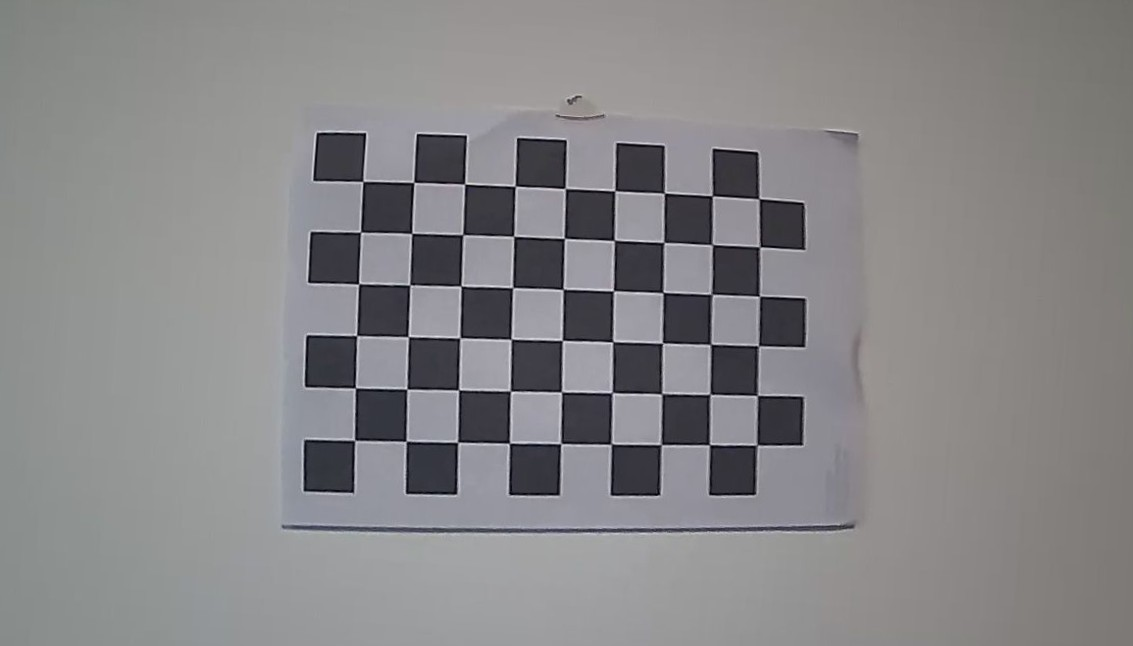
#> input picture data/intrinsic/cam1/img_001.jpg, 1133 x 646 px; its folder holds only this picture in this run
$ python 3_comparsion.py
#> lines starting #> are read from the running program, lines starting #| are printed output that depends on the picture
import os
import glob
import cv2
import numpy as np
import matplotlib.pyplot as plt

# Camera intrinsics for cam1
camera_matrix1 = np.array([
    [1635.2139320584938, 0.0, 491.70552818049805],
    [0.0, 1649.261285014665, 563.1537334218066],
    [0.0, 0.0, 1.0]
])
dist_coeffs1 = np.array([
    -0.7783523102247556,
    0.805830549333204,
    -0.0010772652725541043,
    -0.023382106177638144,
    5.428755128684437
])

# Camera intrinsics for cam2 (replace with your actual values)
camera_matrix2 = np.array([
    [1600.0, 0.0, 500.0],
    [0.0, 1600.0, 550.0],
    [0.0, 0.0, 1.0]
])
dist_coeffs2 = np.array([
    -0.7, 0.8, -0.001, -0.02, 5.4
])

# Directories
input_dir_cam1 = '/Users/judyhuang/Downloads/MultiSensor-Fusion-main/data/intrinsic/cam1'
input_dir_cam2 = '/Users/judyhuang/Downloads/MultiSensor-Fusion-main/data/intrinsic/cam2'
output_dir = '/Users/judyhuang/Downloads/MultiSensor-Fusion-main/data/intrinsic/comparisons_combined'
os.makedirs(output_dir, exist_ok=True)

# Get sorted image filenames for cam1
image_paths_cam1 = sorted(glob.glob(os.path.join(input_dir_cam1, '*.jpg')))
image_paths_cam2 = sorted(glob.glob(os.path.join(input_dir_cam2, '*.jpg')))

# Make sure both lists are aligned by index (assuming same names)
for i in range(len(image_paths_cam1)):
    image_path_cam1 = image_paths_cam1[i]
    filename_cam1 = os.path.basename(image_path_cam1)

    # Find corresponding cam2 image
    image_path_cam2 = os.path.join(input_dir_cam2, filename_cam1)
    if not os.path.exists(image_path_cam2):
        print(f"[WARNING] No matching cam2 image for: {filename_cam1}")
        continue

    # Load images
    img1 = cv2.imread(image_path_cam1)
#> img1 is the input picture: shape (646, 1133, 3); mean B, G, R 135.6, 134.1, 135.1
    img2 = cv2.imread(image_path_cam2)

    if img1 is None or img2 is None:
        print(f"[ERROR] Could not load image pair: {filename_cam1}")
        continue

    # Convert to RGB
    img1_rgb = cv2.cvtColor(img1, cv2.COLOR_BGR2RGB)
    img2_rgb = cv2.cvtColor(img2, cv2.COLOR_BGR2RGB)

    # Undistort cam1
    h1, w1 = img1.shape[:2]
    new_camera_matrix1, roi1 = cv2.getOptimalNewCameraMatrix(
        camera_matrix1, dist_coeffs1, (w1, h1), 1, (w1, h1)
    )
    undistorted1 = cv2.undistort(img1, camera_matrix1, dist_coeffs1, None, new_camera_matrix1)
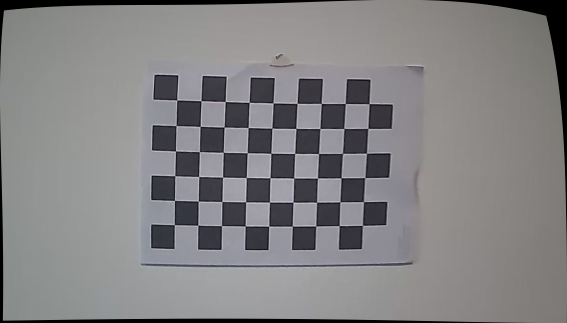
#> undistorted1: shape (646, 1133, 3) (shown at 1/2 size); mean B, G, R 131.1, 129.8, 130.9
    undistorted1_rgb = cv2.cvtColor(undistorted1, cv2.COLOR_BGR2RGB)

    # Undistort cam2
    h2, w2 = img2.shape[:2]
    new_camera_matrix2, roi2 = cv2.getOptimalNewCameraMatrix(
        camera_matrix2, dist_coeffs2, (w2, h2), 1, (w2, h2)
    )
    undistorted2 = cv2.undistort(img2, camera_matrix2, dist_coeffs2, None, new_camera_matrix2)
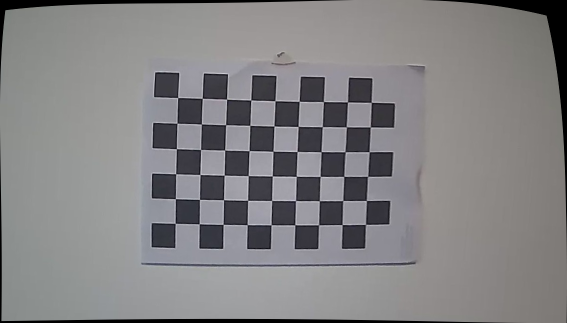
#> undistorted2: shape (646, 1133, 3) (shown at 1/2 size); mean B, G, R 131.7, 130.3, 131.4
    undistorted2_rgb = cv2.cvtColor(undistorted2, cv2.COLOR_BGR2RGB)

    # Plot 2x2 grid
    fig, axs = plt.subplots(2, 2, figsize=(14, 12))
    axs[0, 0].imshow(img1_rgb)
    axs[0, 0].set_title("Cam1 - Original")
    axs[0, 0].axis('off')

    axs[0, 1].imshow(undistorted1_rgb)
    axs[0, 1].set_title("Cam1 - Undistorted")
    axs[0, 1].axis('off')

    axs[1, 0].imshow(img2_rgb)
    axs[1, 0].set_title("Cam2 - Original")
    axs[1, 0].axis('off')

    axs[1, 1].imshow(undistorted2_rgb)
    axs[1, 1].set_title("Cam2 - Undistorted")
    axs[1, 1].axis('off')

    plt.tight_layout()

    # Save figure
    filename_no_ext = os.path.splitext(filename_cam1)[0]
    save_path = os.path.join(output_dir, f'{filename_no_ext}_comparison_combined.jpg')
    plt.savefig(save_path)
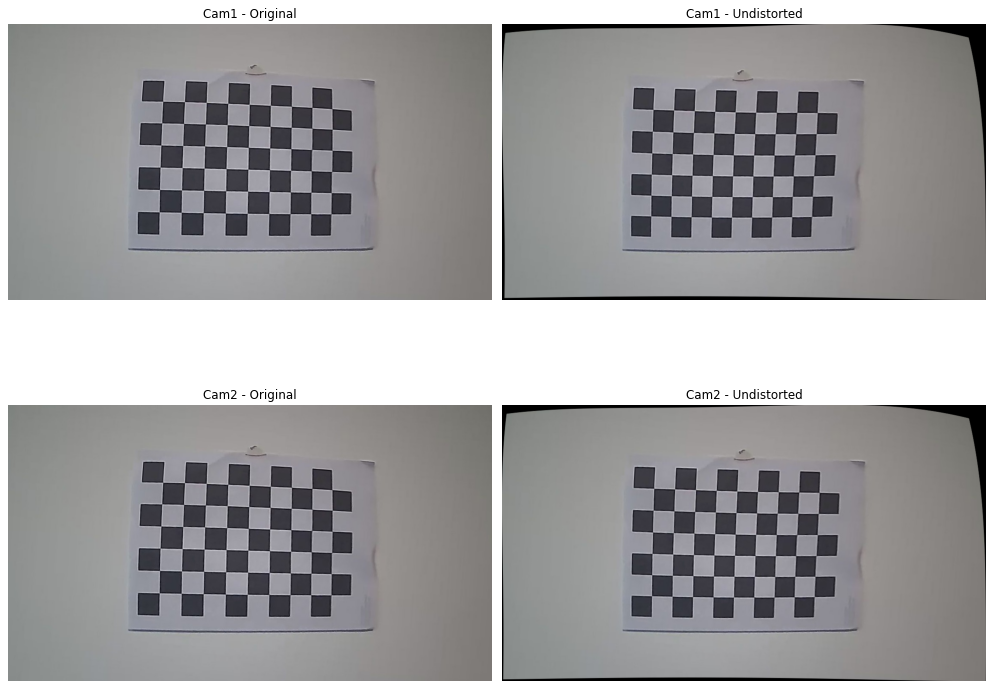
#> figure drawn by matplotlib, 4 panels
    plt.close()

    print(f"[INFO] Saved comparison image: {save_path}")

$ run again, on data/intrinsic/cam1/img_003.jpg.jpg
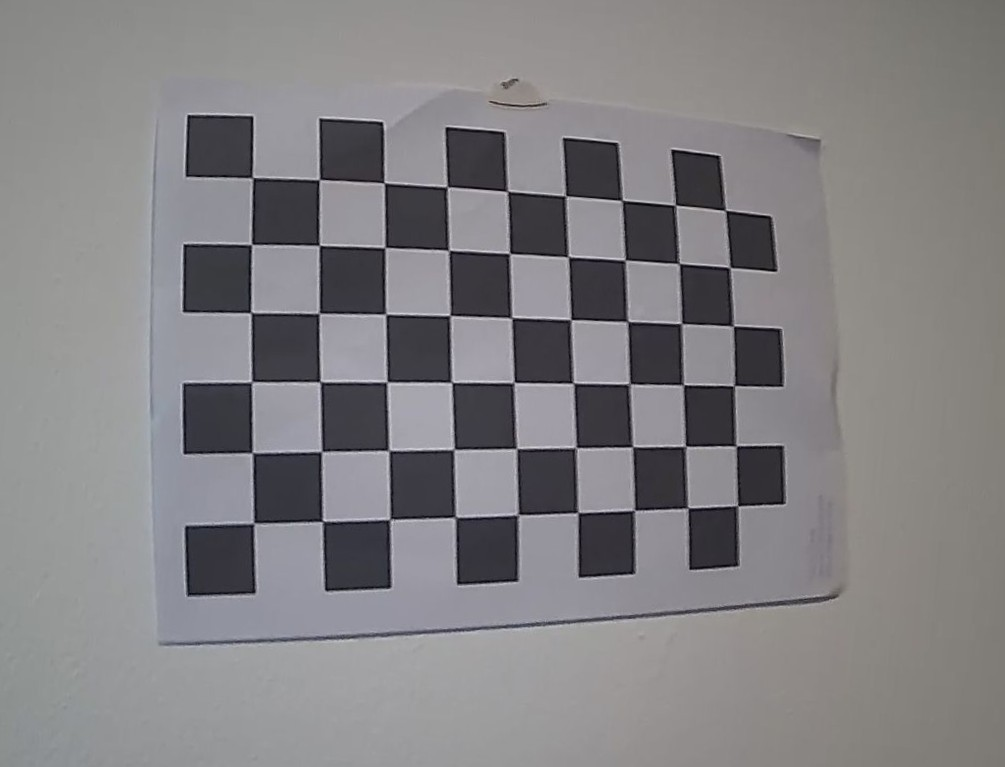
#> input picture data/intrinsic/cam1/img_003.jpg.jpg, 1005 x 767 px
#> img1 is the input picture: shape (767, 1005, 3); mean B, G, R 131.2, 129, 130.6
#> `undistorted2 = cv2.undistort(img2, camera_matrix2, dist_coeffs2, None,..`:
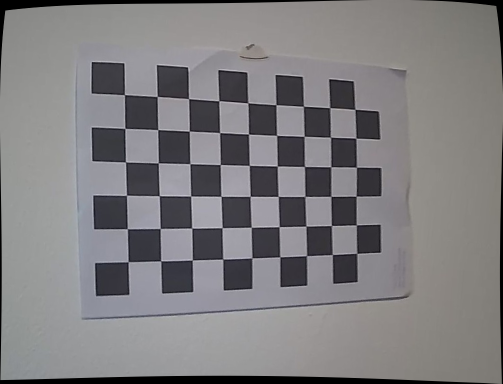
#> undistorted2: shape (767, 1005, 3) (shown at 1/2 size); mean B, G, R 127.6, 125.7, 127.3
#> `plt.savefig(save_path)`:
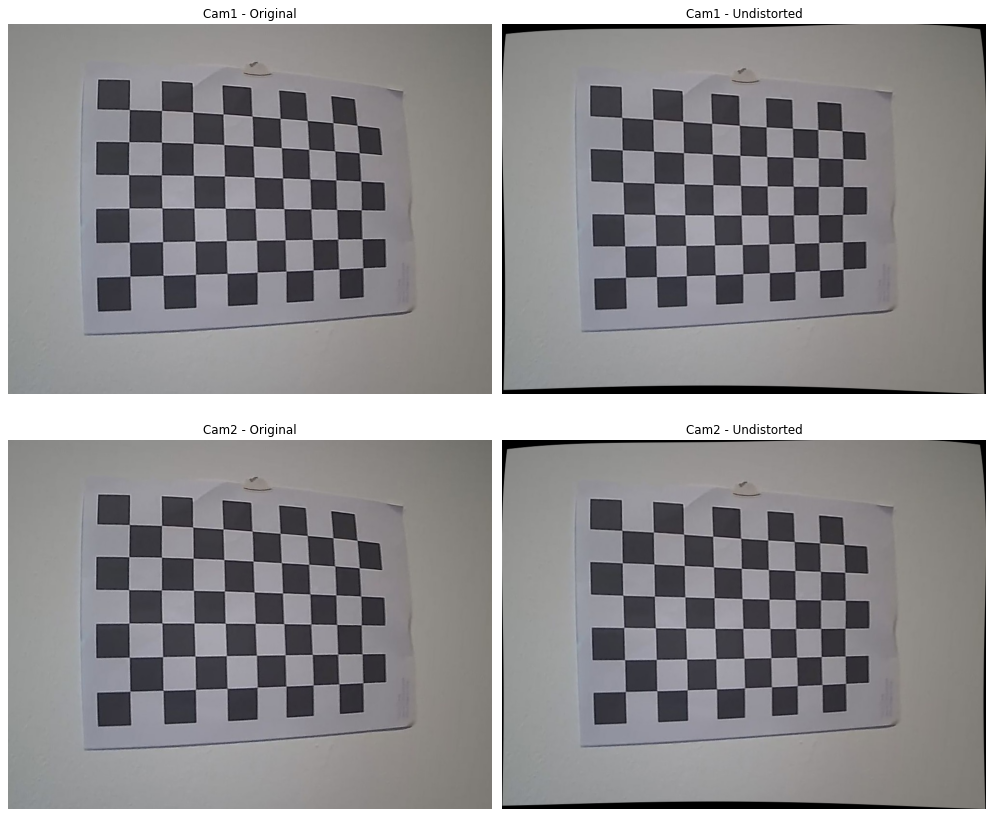
#> figure drawn by matplotlib, 4 panels

$ run again, on data/intrinsic/cam1/img_004.jpg
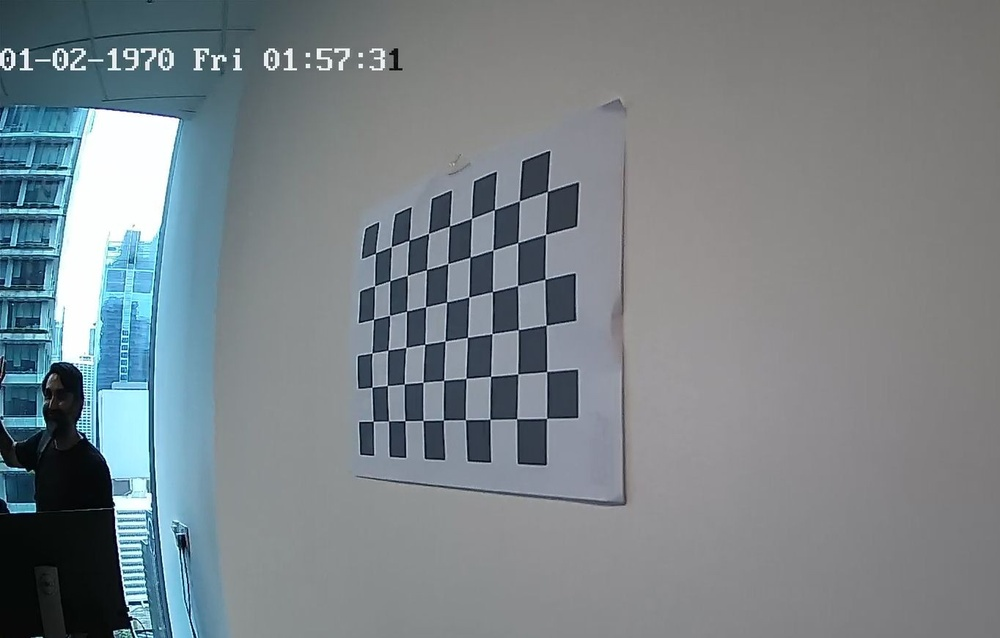
#> input picture data/intrinsic/cam1/img_004.jpg, 1000 x 638 px, shrunk from 1364 x 870 before the run
#> img1 is the input picture: shape (638, 1000, 3); mean B, G, R 136.6, 131.6, 122.4
#> `undistorted2 = cv2.undistort(img2, camera_matrix2, dist_coeffs2, None,..`:
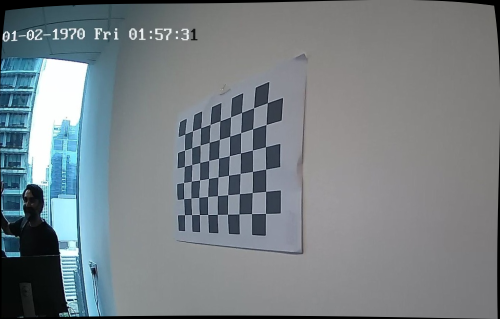
#> undistorted2: shape (638, 1000, 3) (shown at 1/2 size); mean B, G, R 133.3, 128.6, 119.8
#> `plt.savefig(save_path)`:
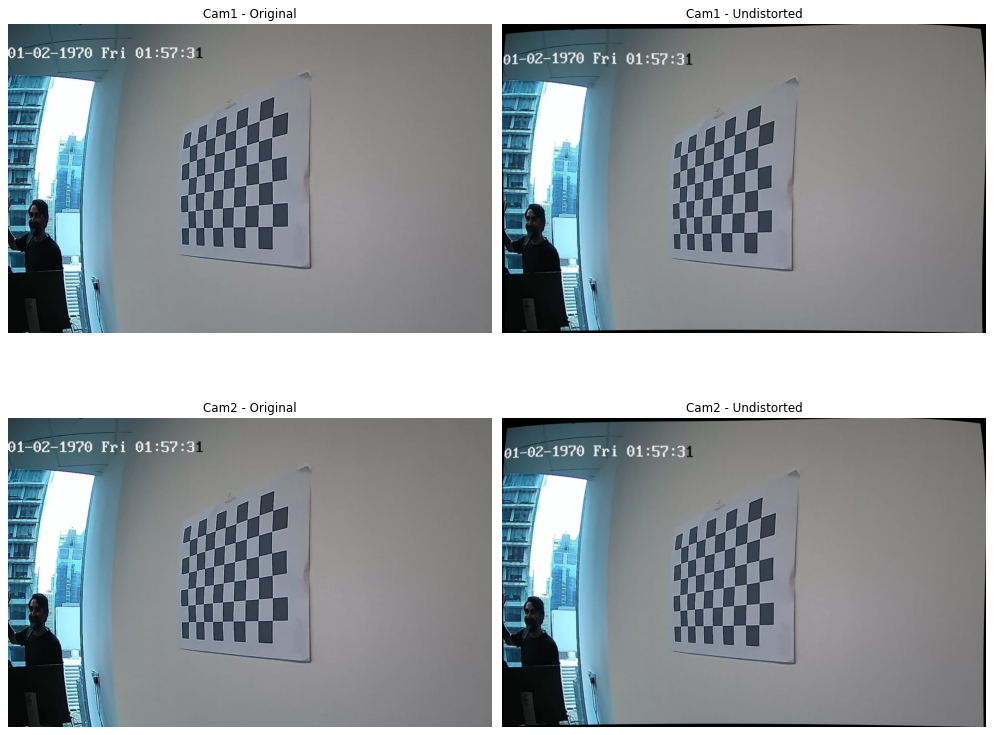
#> figure drawn by matplotlib, 4 panels
